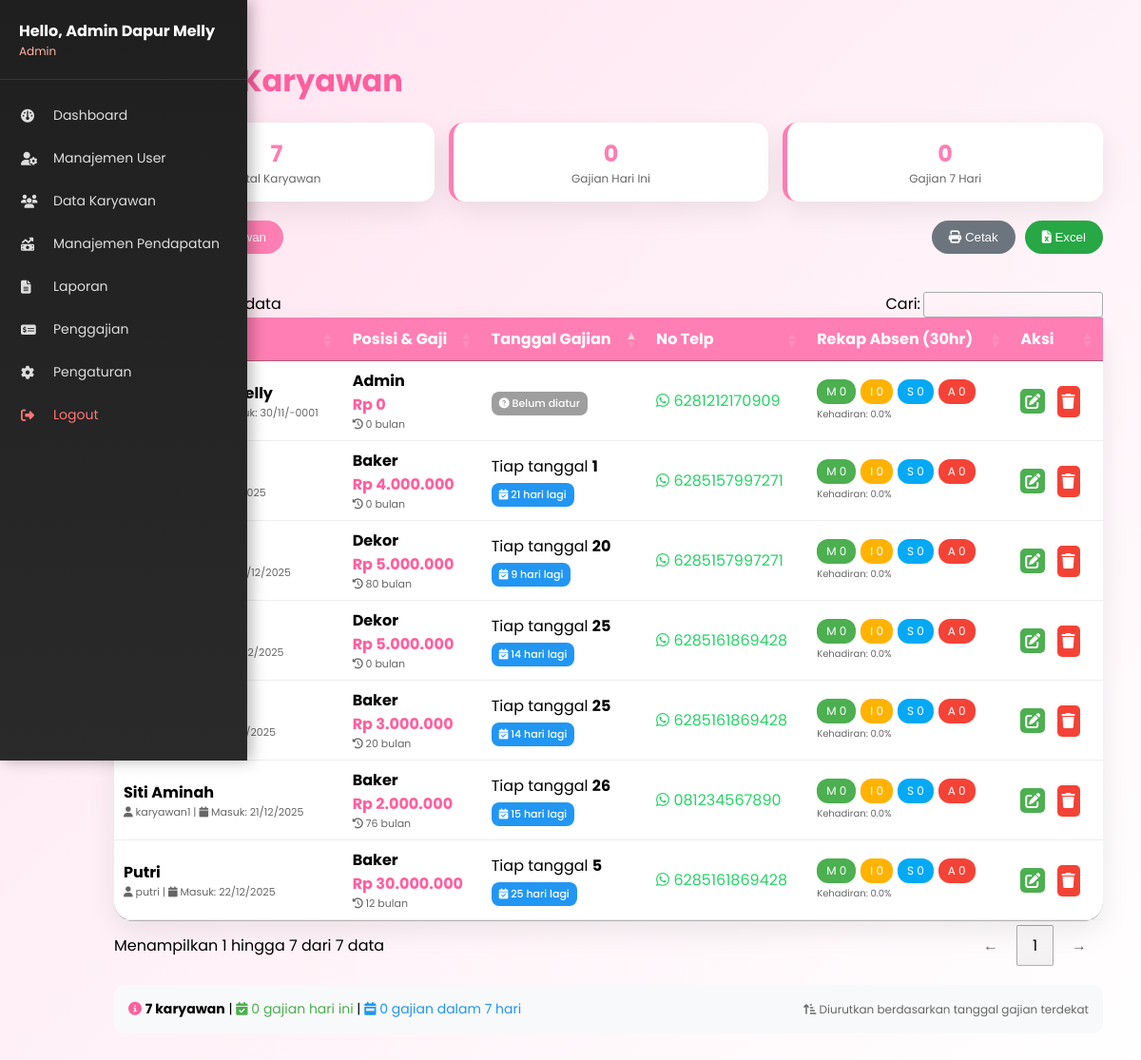
Screenshot of /admin/data_karyawan.php (signed in) with the database file from the repository.
### tables this page shows
CREATE TABLE `karyawan` (
  `id_karyawan` int(11) NOT NULL AUTO_INCREMENT,
  `user_id` int(11) NOT NULL,
  `alamat` text DEFAULT NULL,
  `no_telp` varchar(20) DEFAULT NULL,
  `gaji_pokok` decimal(12,2) NOT NULL,
  `lama_bekerja` int(11) DEFAULT NULL COMMENT 'dalam bulan',
  `posisi` varchar(50) DEFAULT NULL,
  `tgl_masuk` date DEFAULT NULL,
  `tgl_gajian_rutin` tinyint(4) DEFAULT NULL COMMENT 'contoh: 25',
  `tgl_gajian` date DEFAULT NULL,
  PRIMARY KEY (`id_karyawan`),
  KEY `fk_karyawan_user` (`user_id`),
  CONSTRAINT `fk_karyawan_user` FOREIGN KEY (`user_id`) REFERENCES `users` (`id`) ON DELETE CASCADE ON UPDATE CASCADE
);

CREATE TABLE `users` (
  `id` int(11) NOT NULL AUTO_INCREMENT,
  `username` varchar(50) NOT NULL,
  `password` varchar(255) NOT NULL,
  `role` enum('admin','owner','user') NOT NULL,
  `nama_lengkap` varchar(100) NOT NULL,
  `email` varchar(100) DEFAULT NULL,
  `last_login` timestamp NULL DEFAULT NULL,
  `foto_profil` varchar(255) DEFAULT 'default.png',
  `created_at` timestamp NOT NULL DEFAULT current_timestamp(),
  `updated_at` timestamp NOT NULL DEFAULT current_timestamp() ON UPDATE current_timestamp(),
  PRIMARY KEY (`id`),
  UNIQUE KEY `username` (`username`)
);

### admin/data_karyawan.php (the view, shortened to what this page needs)
<?php
require '../config/koneksi.php';
include '../includes/sidebar.php';
$q = mysqli_query($conn, "
    SELECT
        k.*,
        u.nama_lengkap,
        u.username,
        -- Hitung hari sampai tanggal gajian berikutnya dengan FIX
        CASE
            WHEN k.tgl_gajian_rutin IS NOT NULL AND k.tgl_gajian_rutin > 0 THEN
                CASE
                    -- Jika tanggal gajian >= tanggal hari ini (masih di bulan ini)
                    WHEN k.tgl_gajian_rutin >= DAY(CURDATE()) THEN
                        k.tgl_gajian_rutin - DAY(CURDATE())
                    ELSE
                        -- Jika tanggal gajian sudah lewat bulan ini, hitung untuk bulan depan
                        (DAY(LAST_DAY(CURDATE())) - DAY(CURDATE())) + k.tgl_gajian_rutin
                END
            ELSE 999
        END as days_until_gajian,
        -- Rekap absen 30 hari
        SUM(CASE WHEN p.status='masuk' THEN 1 ELSE 0 END) AS masuk,
        SUM(CASE WHEN p.status='izin' THEN 1 ELSE 0 END) AS izin,
        SUM(CASE WHEN p.status='sakit' THEN 1 ELSE 0 END) AS sakit,
        SUM(CASE WHEN p.status='alpa' THEN 1 ELSE 0 END) AS alpa
    FROM karyawan k
    JOIN users u ON k.user_id = u.id
    LEFT JOIN presensi p
        ON p.id_karyawan = k.id_karyawan
        AND p.tanggal >= DATE_SUB(CURDATE(), INTERVAL 30 DAY)
    GROUP BY k.id_karyawan
    -- SMART SORTING: urutkan berdasarkan tanggal gajian terdekat
    ORDER BY
        -- Pertama: Karyawan dengan tgl_gajian_rutin NULL atau 0 diakhir
        CASE
            WHEN k.tgl_gajian_rutin IS NULL OR k.tgl_gajian_rutin = 0 THEN 1
            ELSE 0
        END,
        -- Kedua: Urutkan berdasarkan days_until_gajian (terdekat dulu)
        days_until_gajian ASC,
        -- Ketiga: Jika tanggal gajian sama, urutkan berdasarkan nama
        u.nama_lengkap ASC
");
$total_karyawan = mysqli_num_rows($q);
mysqli_data_seek($q, 0);
$gajian_hari_ini = 0;
$gajian_minggu_ini = 0;
$karyawan_data = [];
while($d = mysqli_fetch_assoc($q)) {
    $karyawan_data[] = $d;
}
?>
<!DOCTYPE html>
<html lang="id">
<head>
<link rel="stylesheet" href="https://cdnjs.cloudflare.com/ajax/libs/font-awesome/6.5.0/css/all.min.css">
<link rel="stylesheet" href="https://cdn.datatables.net/1.13.7/css/jquery.dataTables.min.css">
</head>
<body>
<div class="main">
<h1>👩‍🍳 Data Karyawan</h1>
<div class="stats-bar">
    <div class="stat-box">
        <span class="number"><?= $total_karyawan ?></span>
        <span class="label">Total Karyawan</span>
    </div>
    <div class="stat-box">
        <span class="number" id="gajian-today-count"><?= $gajian_hari_ini ?></span>
        <span class="label">Gajian Hari Ini</span>
    </div>
    <div class="stat-box">
        <span class="number" id="gajian-week-count"><?= $gajian_minggu_ini ?></span>
        <span class="label">Gajian 7 Hari</span>
    </div>
</div>
<div style="display:flex; justify-content:space-between; align-items:center; margin-bottom:20px;">
    <button class="btn" onclick="openTambah()">
        <i class="fas fa-user-plus"></i> + Tambah Karyawan
    </button>
    <div style="display:flex; gap:10px;">
        <button class="btn" style="background:#6c757d;" onclick="window.print()">
            <i class="fas fa-print"></i> Cetak
        </button>
        <button class="btn" style="background:#28a745;" onclick="exportToExcel()">
            <i class="fas fa-file-excel"></i> Excel
        </button>
    </div>
</div>
<?php if ($total_karyawan == 0): ?>
<div class="empty-state">
    <i class="fas fa-users"></i>
    <h3>Belum ada data karyawan</h3>
    <p>Klik tombol "Tambah Karyawan" untuk menambahkan data</p>
</div>
<?php else: ?>
<table id="tabel">
<thead>
<tr>
    <th>Nama</th>
    <th>Posisi & Gaji</th>
    <th>Tanggal Gajian</th>
    <th>No Telp</th>
    <th>Rekap Absen (30hr)</th>
    <th>Aksi</th>
</tr>
</thead>
<tbody>
<?php
foreach($karyawan_data as $d):
    $tanggalGajian = '';
    $gajianClass = 'gajian-na';
    $gajianText = 'Belum diatur';
    if (!empty($d['tgl_gajian_rutin']) && $d['tgl_gajian_rutin'] > 0) {
        $days_until = $d['days_until_gajian'];
        $tanggalGajian = 'Tiap tanggal <strong>' . $d['tgl_gajian_rutin'] . '</strong>';
        if ($days_until == 0) {
            $gajianClass = 'gajian-today';
            $gajianText = 'Gajian Hari Ini!';
        } elseif ($days_until == 1) {
            $gajianClass = 'gajian-upcoming';
            $gajianText = 'Besok Gajian';
        } elseif ($days_until > 1 && $days_until <= 7) {
            $gajianClass = 'gajian-upcoming';
            $gajianText = $days_until . ' hari lagi';
        } elseif ($days_until > 7 && $days_until < 999) {
            $gajianClass = 'gajian-upcoming';
            $gajianText = $days_until . ' hari lagi';
        } elseif ($days_until == 999) {
            $gajianClass = 'gajian-na';
            $gajianText = 'Belum diatur';
        }
    }
?>
<tr>
    <td>
        <strong><?= htmlspecialchars($d['nama_lengkap']) ?></strong><br>
        <small style="color:#666; font-size:11px;">
            <i class="fas fa-user"></i> <?= $d['username'] ?> |
            <i class="fas fa-calendar"></i> Masuk: <?= !empty($d['tgl_masuk']) ? date('d/m/Y', strtotime($d['tgl_masuk'])) : '-' ?>
        </small>
    </td>
    <td>
        <strong><?= !empty($d['posisi']) ? $d['posisi'] : '-' ?></strong><br>
        <span style="color:#ff5f9e; font-weight:bold;">
            Rp <?= number_format($d['gaji_pokok'], 0, ',', '.') ?>
        </span><br>
        <small style="color:#666; font-size:11px;">
            <i class="fas fa-history"></i> <?= $d['lama_bekerja'] ?? 0 ?> bulan
        </small>
    </td>
    <td>
        <?php if(!empty($d['tgl_gajian_rutin']) && $d['tgl_gajian_rutin'] > 0): ?>
            <div><?= $tanggalGajian ?></div>
            <span class="gajian-badge <?= $gajianClass ?>">
                <i class="fas fa-calendar-check"></i> <?= $gajianText ?>
            </span>
        <?php else: ?>
            <span class="gajian-badge gajian-na">
                <i class="fas fa-question-circle"></i> Belum diatur
            </span>
        <?php endif; ?>
    </td>
    <td>
        <?php if(!empty($d['no_telp'])): ?>
            <a href="https://wa.me/<?= $d['no_telp'] ?>" target="_blank"
               style="color:#25D366; text-decoration:none;" title="Kirim WhatsApp">
                <i class="fab fa-whatsapp"></i> <?= $d['no_telp'] ?>
            </a>
        <?php else: ?>
            <span style="color:#999;">-</span>
        <?php endif; ?>
    </td>
    <td>
        <div style="display:flex; gap:5px; flex-wrap:wrap;">
            <span class="badge masuk" title="Masuk">M <?= $d['masuk'] ?: 0 ?></span>
            <span class="badge izin" title="Izin">I <?= $d['izin'] ?: 0 ?></span>
            <span class="badge sakit" title="Sakit">S <?= $d['sakit'] ?: 0 ?></span>
            <span class="badge alpa" title="Alpa">A <?= $d['alpa'] ?: 0 ?></span>
        </div>
        <?php
        $total_hadir = ($d['masuk'] ?: 0) + ($d['izin'] ?: 0) + ($d['sakit'] ?: 0);
        $total_absensi = $total_hadir + ($d['alpa'] ?: 0);
        $persentase = $total_absensi > 0 ? ($total_hadir / $total_absensi * 100) : 0;
        ?>
        <small style="color:#666; font-size:10px; margin-top:3px; display:block;">
            Kehadiran: <?= number_format($persentase, 1) ?>%
        </small>
    </td>
    <td>
        <button class="action-btn edit" onclick='editKaryawan(<?= json_encode($d) ?>)' title="Edit">
            <i class="fa fa-edit"></i>
        </button>
        <a class="action-btn delete"
           href="hapus_karyawan.php?id=<?= $d['id_karyawan'] ?>"
           onclick="return confirm('Hapus karyawan \"<?= addslashes($d['nama_lengkap']) ?>\"? Semua data penggajian dan presensi juga akan terhapus.')"
           title="Hapus">
            <i class="fa fa-trash"></i>
        </a>
    </td>
</tr>
<?php endforeach; ?>
</tbody>
</table>
<div style="margin-top:20px; padding:15px; background:#f8f9fa; border-radius:10px; font-size:14px;">
    <div style="display:flex; justify-content:space-between; align-items:center;">
        <div>
            <i class="fas fa-info-circle" style="color:#ff5f9e;"></i>
            <strong><?= $total_karyawan ?> karyawan</strong> |
            <span style="color:#4CAF50;"><i class="fas fa-calendar-check"></i> <?= $gajian_hari_ini ?> gajian hari ini</span> |
            <span style="color:#2196F3;"><i class="fas fa-calendar-week"></i> <?= $gajian_minggu_ini ?> gajian dalam 7 hari</span>
        </div>
        <div style="color:#666; font-size:12px;">
            <i class="fas fa-sort-amount-up-alt"></i> Diurutkan berdasarkan tanggal gajian terdekat
        </div>
    </div>
</div>
<?php endif; ?>
</div>
</body>
</html>

### admin/data_karyawan.php (style rules this page uses)
:root { --pink:#ff7eb3; --pink-soft:#ffe3f0; --shadow:0 10px 30px rgba(0,0,0,.08); }
body { margin:0; font-family:Poppins; background:linear-gradient(135deg,var(--pink-soft),#fff); }
.main { margin-left:80px;padding:40px }
h1 { color:#ff5f9e; margin-bottom:20px; }
.stats-bar { display:flex; gap:15px; margin-bottom:20px; flex-wrap:wrap; }
.stat-box { background:white; padding:15px 20px; border-radius:15px; box-shadow:var(--shadow); flex:1; min-width:150px; text-align:center; border-left:5px solid var(--pink); }
.stat-box .number { font-size:24px; font-weight:bold; color:var(--pink); display:block; }
.stat-box .label { font-size:12px; color:#666; margin-top:5px; }
.btn { background:var(--pink); color:#fff; border:none; padding:10px 18px; border-radius:20px; cursor:pointer; margin-bottom:20px; transition:0.3s; }
table { width:100%; background:#fff; border-radius:20px; box-shadow:var(--shadow); border-collapse:collapse; }
thead { background:var(--pink);color:#fff }
th,td { padding:12px; border-bottom:1px solid #eee; }
.badge { padding:4px 10px;border-radius:12px;font-size:12px; display:inline-block; }
.masuk { background:#4caf50;color:#fff }
.izin { background:#ffb300;color:#fff }
.sakit { background:#03a9f4;color:#fff }
.alpa { background:#f44336;color:#fff }
.gajian-badge { padding:4px 8px; border-radius:8px; font-size:11px; font-weight:500; margin-top:5px; display:inline-block; }
.gajian-upcoming { background:#2196F3; color:white; }
.gajian-na { background:#9E9E9E; color:white; }
.action-btn { background:none; border:none; cursor:pointer; font-size:16px; margin-right:8px; padding:5px; border-radius:5px; transition:0.2s; }
.action-btn.edit { background:#4caf50; color:white; }
.action-btn.delete { background:#f44336; color:white; }

### rows the page displays
karyawan: tgl_masuk "22/12/2025", posisi "Dekor", gaji_pokok "5.000.000", lama_bekerja "80", tgl_gajian_rutin "20", gajianText "9 hari lagi", no_telp "6285157997271", masuk "0", izin "0", sakit "0", alpa "0", persentase "0.0"
karyawan: tgl_masuk "25/12/2025", posisi "Dekor", gaji_pokok "5.000.000", lama_bekerja "0", tgl_gajian_rutin "25", gajianText "14 hari lagi", no_telp "6285161869428", masuk "0", izin "0", sakit "0", alpa "0", persentase "0.0"
karyawan: tgl_masuk "25/12/2025", posisi "Baker", gaji_pokok "3.000.000", lama_bekerja "20", tgl_gajian_rutin "25", gajianText "14 hari lagi", no_telp "6285161869428", masuk "0", izin "0", sakit "0", alpa "0", persentase "0.0"
karyawan: user.nama_lengkap "Siti Aminah", user.username "karyawan1", tgl_masuk "21/12/2025", posisi "Baker", gaji_pokok "2.000.000", lama_bekerja "76", tgl_gajian_rutin "26", gajianText "15 hari lagi", no_telp "081234567890", masuk "0", izin "0", sakit "0", alpa "0", persentase "0.0"
karyawan: tgl_masuk "25/12/2025", posisi "Baker", gaji_pokok "4.000.000", lama_bekerja "0", tgl_gajian_rutin "1", gajianText "21 hari lagi", no_telp "6285157997271", masuk "0", izin "0", sakit "0", alpa "0", persentase "0.0"
karyawan: user.nama_lengkap "Putri", user.username "putri", tgl_masuk "22/12/2025", posisi "Baker", gaji_pokok "30.000.000", lama_bekerja "12", tgl_gajian_rutin "5", gajianText "25 hari lagi", no_telp "6285161869428", masuk "0", izin "0", sakit "0", alpa "0", persentase "0.0"
karyawan: user.nama_lengkap "Admin Dapur Melly", tgl_masuk "30/11/-0001", posisi "Admin", gaji_pokok "0", lama_bekerja "0", tgl_gajian_rutin 0 (drawn), no_telp "6281212170909", masuk "0", izin "0", sakit "0", alpa "0", persentase "0.0"

### other values shown
$nama "Admin Dapur Melly"
$role "Admin"
$total_karyawan "7"
$gajian_hari_ini "0"
$gajian_minggu_ini "0"
